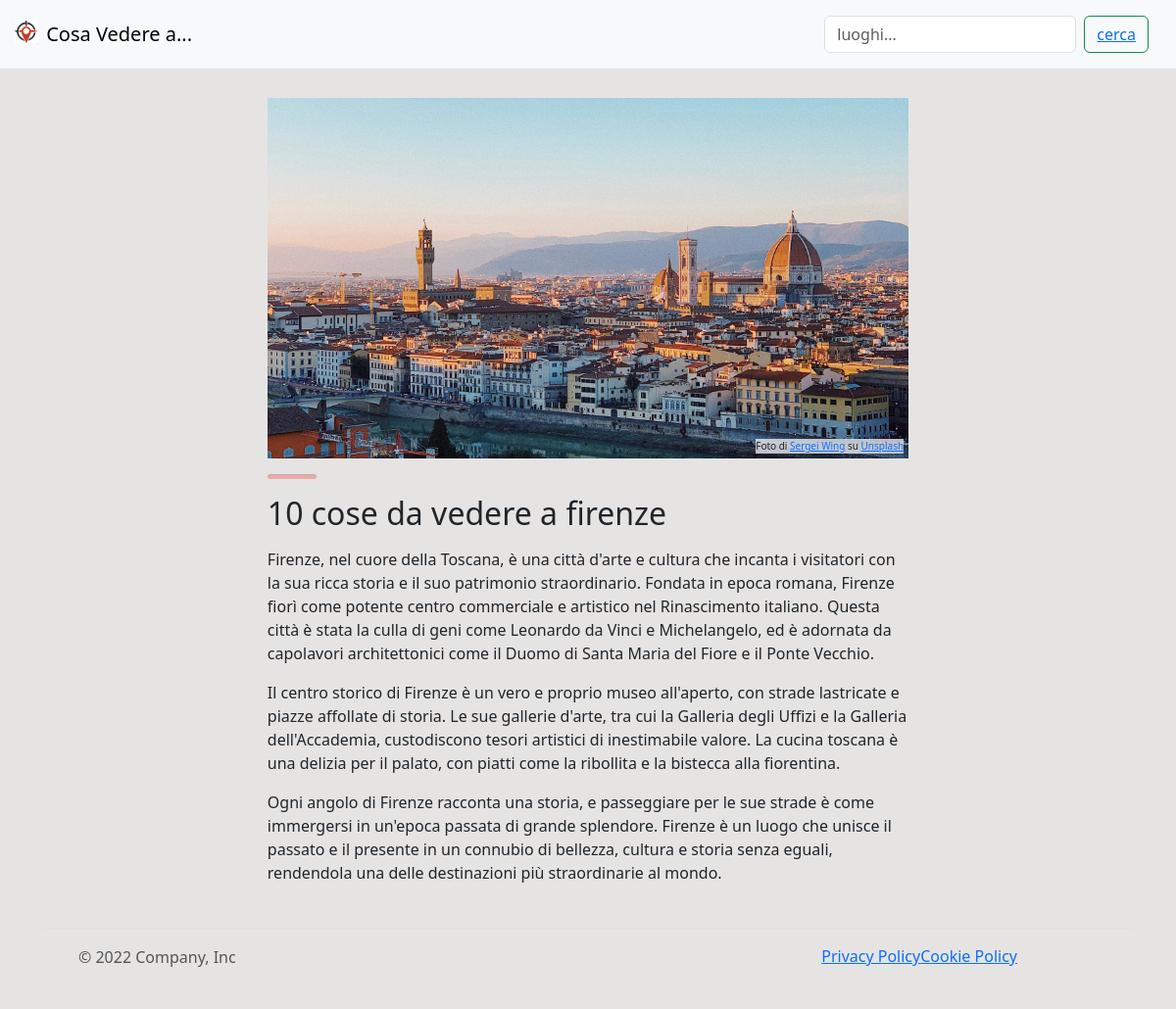
The page /italia/firenze/ on the database its author committed.
### luoghi/models.py (models this page shows, shortened)
class City(models.Model):
    nome_luogo = models.CharField(max_length=50)
    immagine = models.ImageField()
    autore = RichTextUploadingField()
    descrizione_luogo = RichTextUploadingField()
    citta = models.BooleanField(default=True)
    sintesi = models.TextField(max_length=2000, blank=True)

### luoghi/views.py (the view)
# urls.py: path('<str:nome_luogo>/', views.place_view),
def place_view(request, nome_luogo=None, *args, **kwargs):
    luoghi_obj = None
    posti_obj = None
    if nome_luogo is not None:
        luoghi_obj = City.objects.get(nome_luogo=nome_luogo)
    posti_obj = PlaceToVisit.objects.filter(dove=City.objects.get(nome_luogo=nome_luogo))
    context = {
        "object" : luoghi_obj,
        "place" : posti_obj
    }
    return render(request, 'luoghi/info_city.html', context=context)

### luoghi/templates/luoghi/info_city.html (shortened to what this page needs)
{% extends "base.html" %}
{% load static %}
{% block content %}
<link rel="stylesheet" href="{% static 'styles/style_city.css' %}">
<div class="general_city">
    <div class="content-fluid">
        <div class="row">
            <div class="col-lg-1 col-sm-1 col-xl-1">
            </div>
            <div class="col-lg-10 col-sm-10 col-xl-10">
                <div id="info">
                    <div class="first-image">
                        <img src="{{ object.immagine.url }}" alt="">
                        <div id="autore">
                            <p id="autore-p">{{ object.autore | safe }}</p>
                        </div>
                    </div>
                    <div class="content-introduction">
                        <hr>
                        <h2>10 cose da vedere a {{ object.nome_luogo }}</h2>
                        <p>{{ object.descrizione_luogo | safe}}</p>
                    </div>
                </div>
            </div>
            <div class="col-lg-1 col-sm-1 col-xl-1">
            </div>
        </div>
    </div>
</div>
{% endblock %}

### static/styles/style_city.css (style rules this page uses)
.general_city { position: relative; display: flex; margin-top: 5em; width: 100%; justify-content: center; align-items: center; height: 100%; background-color: #e5e4e3; }
#info { position: relative; display: block; justify-content: center; align-items: center; margin: 20px; max-width: 750px; background-color: #e5e4e3; height: 100%; }
.first-image { display: inline-block; position: relative; }
.first-image img { width: 100%; z-index: 1; }
#autore { position: absolute; bottom: 0; right: 0; z-index: 1000; background-color: rgba(255, 255, 255, 0.7); backdrop-filter: blur(10px); margin: 5px; }
#autore-p { font-size: 10px; margin-bottom: 0; }
p { font-size: 16px; }
hr { background-color: red; border-radius: 5px; border: 3px red; width: 50px; height: 5px; margin-top: 20px; margin-bottom: 5px; }

### rows shown on the page
City: immagine (picture), autore "Foto di Sergei Wing su Unsplash", nome_luogo "firenze", descrizione_luogo "Firenze, nel cuore della Toscana, è una città d'arte e cultura che incanta i visitatori con la sua ricca storia e il suo patrimonio straordinario. Fondata in epoca romana, Firenze fiorì come potente centro commerciale e artistico nel Rinascimento italiano. Questa città è stata la culla di geni come Leonardo da Vinci e Michelangelo, ed è adornata da capolavori architettonici come il Duomo di Santa Maria del Fiore e il Ponte Vecchio. Il centro storico di Firenze è un vero e proprio museo all'aperto, con strade lastricate e piazze affollate di storia. Le sue gallerie d'arte, tra cui la Galleria degli Uffizi e la Galleria dell'Accademia, custodiscono tesori artistici di inestimabile valore. La…"
